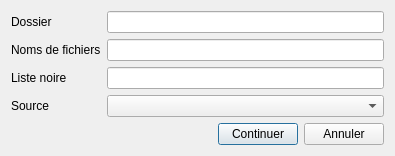
<?xml version="1.0" encoding="UTF-8"?>
<ui version="4.0">
 <class>BlacklistFix</class>
 <widget class="QDialog" name="BlacklistFix">
  <property name="geometry">
   <rect>
    <x>0</x>
    <y>0</y>
    <width>395</width>
    <height>147</height>
   </rect>
  </property>
  <property name="windowTitle">
   <string>Réparateur de liste noire</string>
  </property>
  <property name="windowIcon">
   <iconset resource="../resources.qrc">
    <normaloff>:/images/icon.ico</normaloff>:/images/icon.ico</iconset>
  </property>
  <layout class="QFormLayout" name="formLayout">
   <property name="fieldGrowthPolicy">
    <enum>QFormLayout::AllNonFixedFieldsGrow</enum>
   </property>
   <item row="0" column="0">
    <widget class="QLabel" name="label">
     <property name="text">
      <string>Dossier</string>
     </property>
    </widget>
   </item>
   <item row="0" column="1">
    <widget class="QLineEdit" name="lineFolder"/>
   </item>
   <item row="1" column="0">
    <widget class="QLabel" name="label_2">
     <property name="text">
      <string>Noms de fichiers</string>
     </property>
    </widget>
   </item>
   <item row="1" column="1">
    <widget class="QLineEdit" name="lineFilename"/>
   </item>
   <item row="2" column="0">
    <widget class="QLabel" name="label_3">
     <property name="text">
      <string>Liste noire</string>
     </property>
    </widget>
   </item>
   <item row="2" column="1">
    <widget class="QLineEdit" name="lineBlacklist"/>
   </item>
   <item row="3" column="0">
    <widget class="QLabel" name="label_4">
     <property name="text">
      <string>Source</string>
     </property>
    </widget>
   </item>
   <item row="3" column="1">
    <widget class="QComboBox" name="comboSource"/>
   </item>
   <item row="4" column="0" colspan="2">
    <layout class="QHBoxLayout" name="horizontalLayout_4">
     <item>
      <spacer name="horizontalSpacer">
       <property name="orientation">
        <enum>Qt::Horizontal</enum>
       </property>
       <property name="sizeHint" stdset="0">
        <size>
         <width>40</width>
         <height>20</height>
        </size>
       </property>
      </spacer>
     </item>
     <item>
      <widget class="QPushButton" name="buttonContinue">
       <property name="text">
        <string>Continuer</string>
       </property>
      </widget>
     </item>
     <item>
      <widget class="QPushButton" name="buttonCancel">
       <property name="text">
        <string>Annuler</string>
       </property>
      </widget>
     </item>
    </layout>
   </item>
  </layout>
 </widget>
 <resources>
  <include location="../resources.qrc"/>
 </resources>
 <connections/>
</ui>
